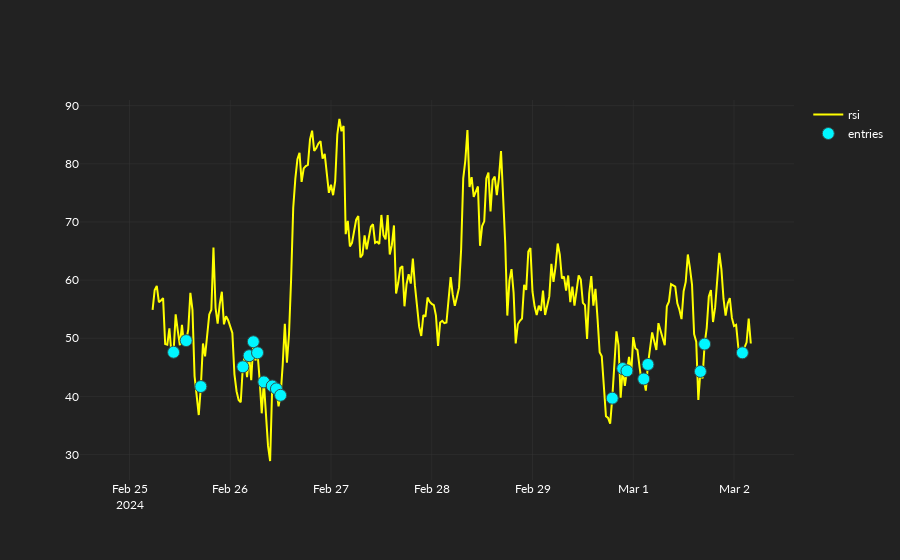

Notebook source saved alongside this figure:
### Code cell
fig.add_scatter(
    x=datetimes,
    y=entry_signals,
    mode="markers",
    name="entries",
    marker=dict(
        size=12,
        symbol="circle",
        color="#00F6FF",
        line=dict(
            width=1,
            color="DarkSlateGrey",
        ),
    ),
)

### Figure 1 — Plotly figure (JSON) as saved in the notebook; plotly's stock layout.template omitted (floating-point values rounded to 4 significant figures; data arrays with more than 128 entries replaced by an {"elided": "..."} marker saying what was removed)
{"data": [{"line": {"color": "yellow"}, "name": "rsi", "type": "scatter", "x": {"elided": "300 str values"}, "y": {"elided": "300 float values"}}, {"marker": {"color": "#00F6FF", "line": {"color": "DarkSlateGrey", "width": 1}, "size": 12, "symbol": "circle"}, "mode": "markers", "name": "entries", "type": "scatter", "x": {"elided": "300 str values"}, "y": {"elided": "300 float values"}}], "layout": {}}
